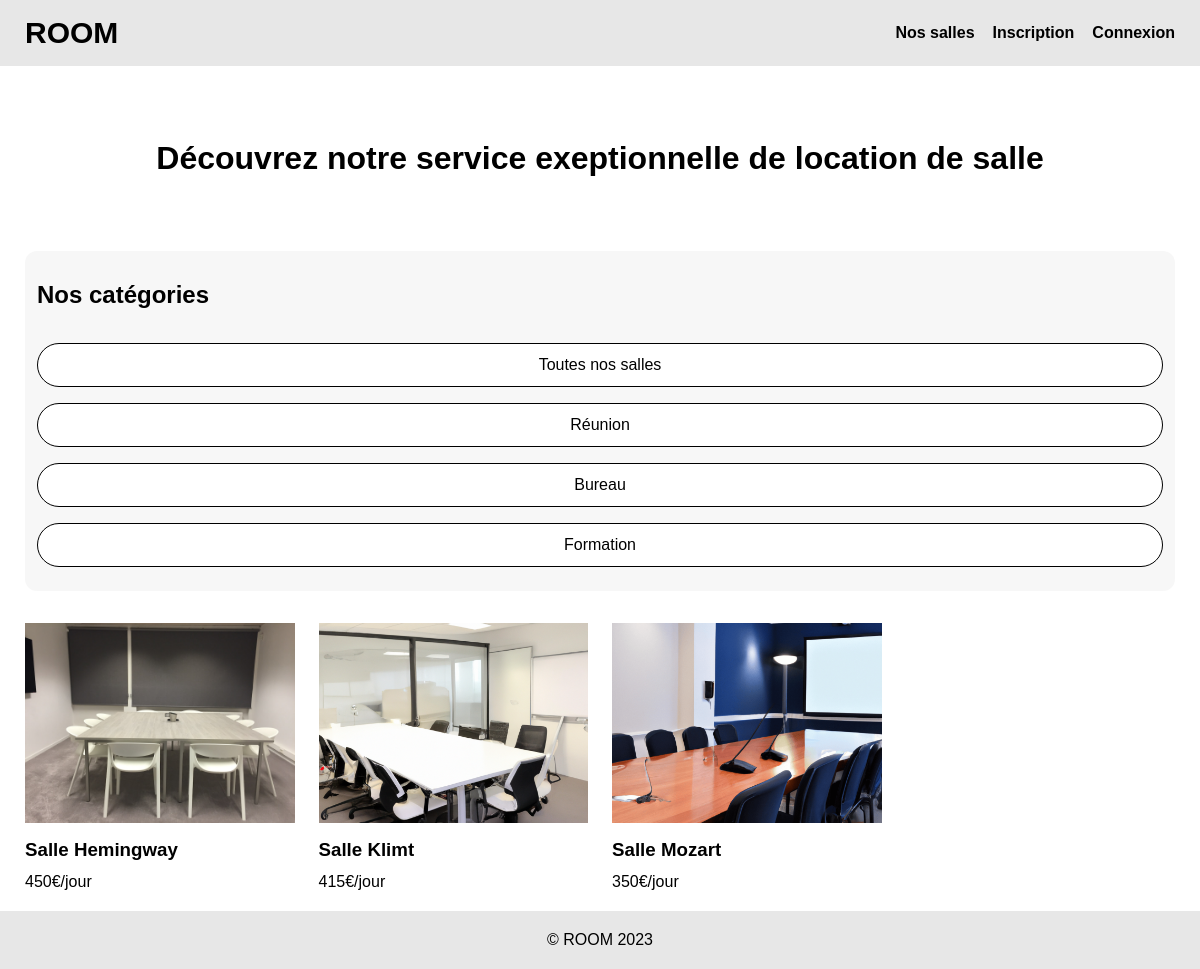
Screenshot of /?categorie=reunion with the database file from the repository.
### tables this page shows
CREATE TABLE IF NOT EXISTS `salle` (
  `id_salle` int NOT NULL AUTO_INCREMENT,
  `titre` varchar(200) NOT NULL,
  `prix` int NOT NULL,
  `description` text NOT NULL,
  `photo` varchar(200) NOT NULL,
  `pays` varchar(20) NOT NULL,
  `ville` varchar(20) NOT NULL,
  `adresse` varchar(20) NOT NULL,
  `cp` int NOT NULL,
  `capacite` int NOT NULL,
  `categorie` enum('reunion','bureau','formation','') NOT NULL,
  PRIMARY KEY (`id_salle`)
);

### include/affichage.php (called while the page is built, shortened)
<?php
    $afficheCards = $pdo->query("SELECT DISTINCT titre, description, prix, id_salle, photo, categorie FROM salle ORDER BY titre ASC");

### index.php (the view, shortened to what this page needs)
<?php
require_once('include/init.php');
require_once('include/affichage.php');
?>
<?php require_once('include/header.php');?>
    <div class="globalContainer">
            <main>
                <h1>Découvrez notre service exeptionnelle de location de salle</h1>
                <div class="containerProduitFiltre">
                    <div class="containerFiltre">
                        <div class="filtreContainer">
                            <h2>Nos catégories</h2>
                            <a href="<?= URL?>?categories">Toutes nos salles</a>
                            <a href="<?= URL?>?categorie=reunion">Réunion</a>
                            <a href="<?= URL?>?categorie=bureau">Bureau</a>
                            <a href="<?= URL?>?categorie=formation">Formation</a>
                        </div>
                    </div>
                    <?php if(isset($_GET['categorie']) && $_GET['categorie']== "reunion"):?>
                        <div class="containerProduit">
                            <div class="gridProduit">
                                <?php while($cards = $afficheCards ->fetch(PDO::FETCH_ASSOC)): ?>
                                    <?php if($cards['categorie']=='reunion') :?>
                                        <a href="fiche_produit.php?id_salle=<?= $cards['id_salle']?>" class="containerCardSAlle">
                                            <div class="containerImage">
                                                <img src="<?= URL ?>img/<?= $cards['photo']?>" alt="">
                                            </div>
                                            <div class="titreSalle">
                                                <h3>Salle <?= $cards['titre'] ?></h3>
                                            </div>
                                            <p class="prix"><?= $cards['prix'] ?>€/jour</p>
                                        </a>
                                    <?php endif;?>
                                <?php endwhile;?>
                            </div>
                        </div>
                    <?php endif;?>
                </div>
            </main>
    </div>
<?php require_once('include/footer.php');?>

### css/style.css (style rules this page uses)
* { box-sizing: border-box; margin: 0; padding : 0; list-style: none; }
a, a:hover, a:active, a:visited { text-decoration: none; color: black; }
body { min-height: 100dvh; display: flex; flex-direction: column; justify-content: space-between; font-family: 'Gill Sans', 'Gill Sans MT', Calibri, 'Trebuchet MS', sans-serif; }
h1 { padding : 24px 0; text-align: center; margin: 30px 0 50px; }
h2 { padding : 18px 0; }
h3 { padding : 12px 0; }
main { padding : 20px 25px; }
.globalContainer { display: flex; flex-direction: column; justify-content: space-between; flex:1; }

### css/index.css (style rules this page uses)
.containerProduitFiltre { display: flex; gap: 32px; }
.containerFiltre { flex: 1; }
.containerProduit { flex: 3; }
.gridProduit { display: grid; grid-template-columns: repeat(4, minmax(170px, 300px)); gap : 24px; width: fit-content; margin: auto; }
.containerCardSAlle { display : flex; flex-direction: column; gap: 12px; }
.containerCardSAlle h3 { padding: 0; }
.containerImage img { width: 100%; object-fit: cover; height: 200px; }
@media (max-width : 1200px) { .containerProduitFiltre { flex-direction: column; } }

### css/filtres.css (style rules this page uses)
.containerFiltre { padding: 12px; padding-bottom: 24px; border-radius: 12px; background-color: rgba(231, 231, 231, 0.342); height: fit-content; }
.filtreContainer { display: flex; flex-direction: column; gap: 16px; }
.filtreContainer a { display: inline; padding: 12px; border:1px solid black; text-align: center; border-radius: 24px; background-color: white; }

### rows the page displays
salle: photo (picture), titre "Hemingway", prix "450"
salle: photo (picture), titre "Klimt", prix "415"
salle: photo (picture), titre "Mozart", prix "350"
